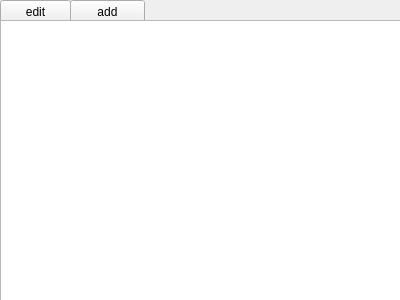
<?xml version="1.0" encoding="UTF-8"?>
<ui version="4.0">
 <class>Form</class>
 <widget class="QWidget" name="Form">
  <property name="geometry">
   <rect>
    <x>0</x>
    <y>0</y>
    <width>400</width>
    <height>300</height>
   </rect>
  </property>
  <property name="windowTitle">
   <string>Form</string>
  </property>
  <widget class="QPushButton" name="pushButton">
   <property name="geometry">
    <rect>
     <x>0</x>
     <y>0</y>
     <width>71</width>
     <height>23</height>
    </rect>
   </property>
   <property name="text">
    <string>edit</string>
   </property>
  </widget>
  <widget class="QPushButton" name="pushButton_2">
   <property name="geometry">
    <rect>
     <x>70</x>
     <y>0</y>
     <width>75</width>
     <height>23</height>
    </rect>
   </property>
   <property name="text">
    <string>add</string>
   </property>
  </widget>
  <widget class="QTableWidget" name="tableWidget">
   <property name="geometry">
    <rect>
     <x>0</x>
     <y>20</y>
     <width>401</width>
     <height>281</height>
    </rect>
   </property>
  </widget>
 </widget>
 <resources/>
 <connections/>
</ui>
